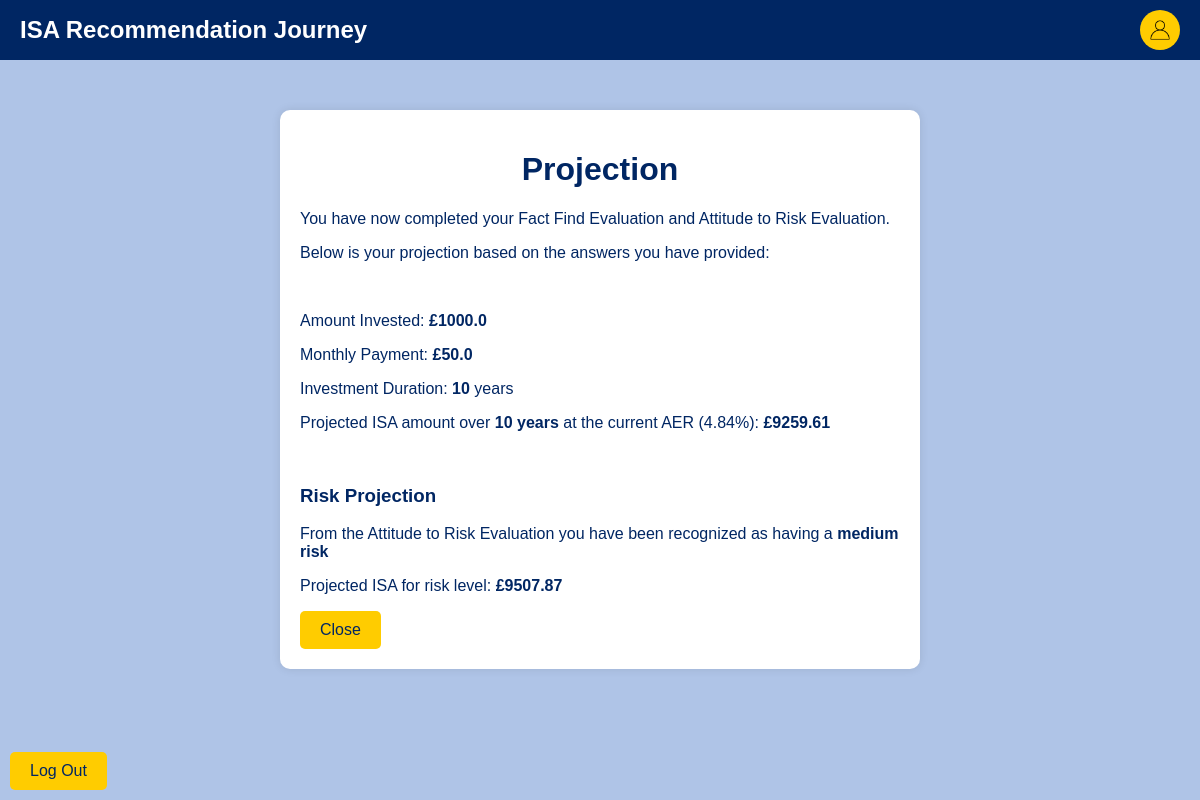
/projection (signed in), run on the app's committed database.
### app.py (models this page shows, shortened)
class Projections(db.Model):
    id = db.Column(db.Integer, primary_key=True)
    deposit = db.Column(db.Float, nullable=False)
    monthlyPayment = db.Column(db.Float, nullable=False)
    years = db.Column(db.Integer, nullable=False)
    savings = db.Column(db.Boolean, nullable=False)
    highDebt = db.Column(db.Boolean, nullable=False)
    changes = db.Column(db.Boolean, nullable=False)
    riskRatingCount = db.Column(db.Integer, nullable=False)
    riskRating = db.Column(db.String(20), nullable=False)
    projectionAmount = db.Column(db.Float, nullable=True)
    projectionRiskAmount = db.Column(db.Float, nullable=True)
    userId = db.Column(db.Integer, db.ForeignKey('user.id'), nullable=False)
    user = db.relationship('User', backref=db.backref('projections', lazy=True))

### app.py (the view)
@app.route('/projection')
def projection():
    userId = getCurrentUser()
    if userId:
        projection = Projections.query.filter_by(userId=userId).first()
        if projection:
            return render_template(
                'projection.html',
                deposit=projection.deposit,
                monthlyPayment=projection.monthlyPayment,
                years=projection.years,
                projectionAmount=projection.projectionAmount,
                projectionRiskAmount=projection.projectionRiskAmount,
                riskRating=projection.riskRating
            )
    return render_template('projection.html', error="Projection data not available")

### app.py (called while the page is built)
def getCurrentUser():
    if 'userId' in session:
        userId = session['userId']
        user = db.session.get(User, userId)
        if user:
            return user.id  # Return only the user ID
    return None

### templates/projection.html (shortened to what this page needs)
{% extends "base.html" %}
{% block content %}
<div class="content">
    <h1>Projection</h1>
    <div class="projection-content">
        <p>You have now completed your Fact Find Evaluation and Attitude to Risk Evaluation.</p>
        <p>Below is your projection based on the answers you have provided:</p>
        <br>
        <p>Amount Invested: <strong>£{{ deposit }}</strong></p>
        <p>Monthly Payment: <strong>£{{ monthlyPayment }}</strong></p>
        <p>Investment Duration: <strong>{{ years }}</strong> years</p>
        <p>Projected ISA amount over <strong>{{ years }} years</strong> at the current AER (4.84%):<strong>
                {% if projectionAmount %}
                £{{ projectionAmount }}
                {% else %}
                Not available
                {% endif %}
            </strong>
        </p>
        <br>
        <h3>Risk Projection</h3>
        <p>From the Attitude to Risk Evaluation you have been recognized as having a <strong>{{ riskRating }}
                risk</strong></p>
        <p>Projected ISA for risk level: <strong>£{{ projectionRiskAmount }}</strong></p>
        <button type="button" class="button" onclick="closeButton()">Close</button>
    </div>
</div>
{% endblock %}

### static/css/main.css (style rules this page uses)
body { font-family: Arial, sans-serif; background-color: #afc4e7; color: #fff; margin: 0; padding: 0; }
.button, .profile-button { background-color: #ffcc00; color: #002663; border: none; cursor: pointer; border-radius: 5px; }
.button { padding: 10px 20px; font-size: 16px; margin-right: 50px; }
.content { margin: 0 auto; width: 600px; background-color: #fff; color: #002663; padding: 20px; border-radius: 10px; box-shadow: 0px 0px 10px rgba(0, 0, 0, 0.1); }
.projection-content { text-align: left; }

### data on the page
Projections: deposit "1000.0", monthlyPayment "50.0", projectionAmount "9259.61", riskRating "medium", projectionRiskAmount "9507.87"

### other printed values
{{ years }} "10"
